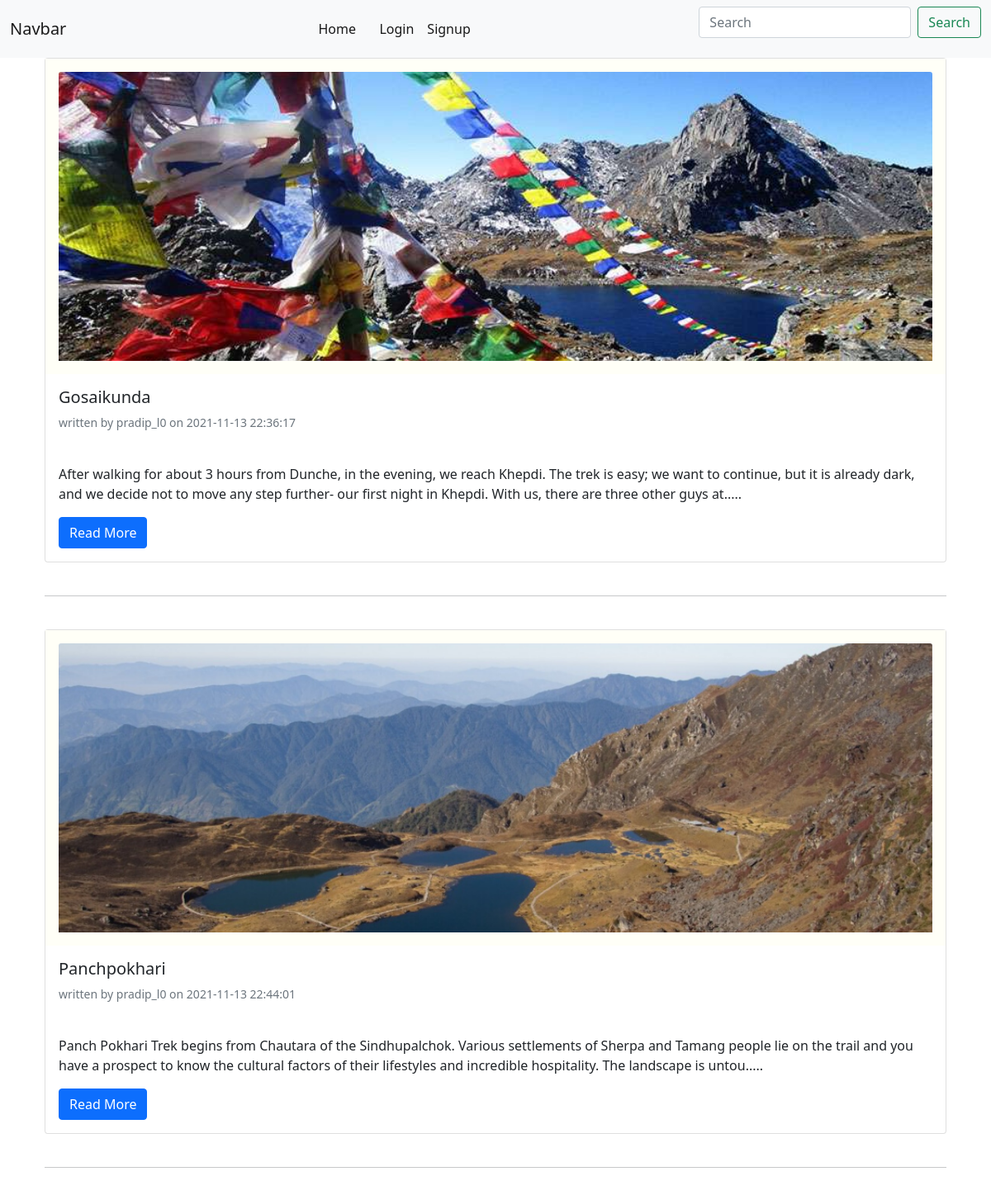
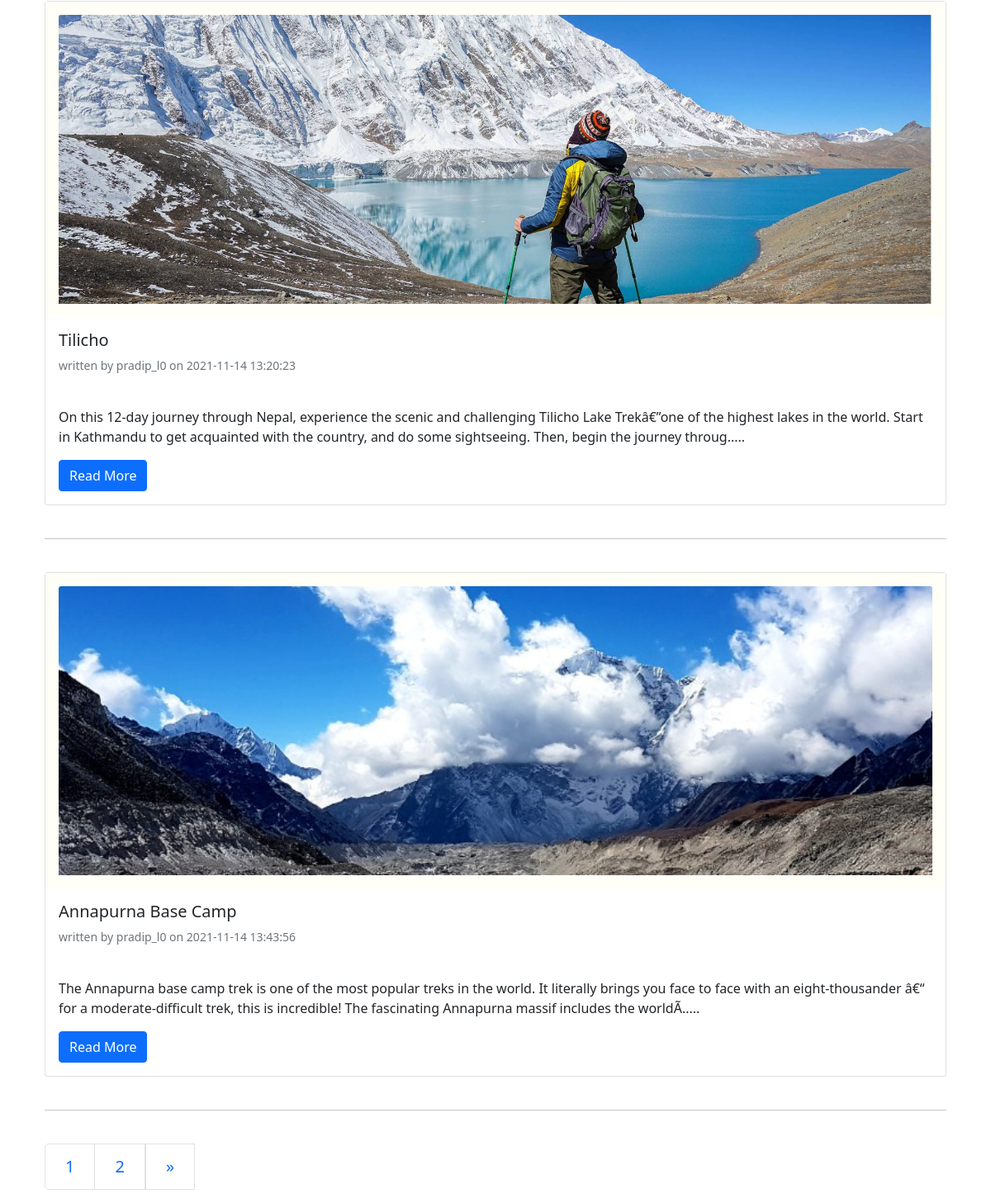
The page / on the database its author committed (2 pictures, top to bottom).
### tables this page shows
CREATE TABLE `post` (
  `id` int(3) NOT NULL,
  `dateandtime` varchar(25) NOT NULL,
  `title` varchar(200) NOT NULL,
  `category` varchar(50) NOT NULL,
  `author` varchar(50) NOT NULL,
  `image` varchar(100) NOT NULL,
  `post` varchar(1000) NOT NULL,
  `username` varchar(50) NOT NULL,
  `f_admin` int(5) NOT NULL,
  `likes` int(5) NOT NULL
);

### function.php (called while the page is built, shortened)
<?php require_once ('include/db.php'); ?>
<?php
function total_post()
{
	global $conn;
	$sql="SELECT COUNT(*) from post";
	$result=$conn->query($sql);
	$res=$result->fetch();
	$total=array_shift($res);
	return $total;
}
 ?>

### blog.php (the view, shortened to what this page needs)
<?php require_once('include/db.php') ?>
<html>
<head>
</head>
<link rel="stylesheet" type="text/css" href="css/bootstrap.min.css">
<link rel="stylesheet" type="text/css" href="css/style.css">
<body>
	<div class="container">
		<?php
    $i=total_post();
    if(!isset($_GET['page']))
    {
      $p=1;
    }
    else{
      $p=$_GET['page'];
    }
    $page=$i/4;
    $page=ceil($page);
    $in_page=($p*4)-4;
		$sql="SELECT * FROM post limit $in_page, 4";
		$result=$conn->query($sql);
		foreach($result as $res)
		{
			$id=$res['id'];
			$title=$res['title'];
			$post=$res['post'];
			$date=$res['dateandtime'];
			$photo=$res['image'];
      $name=$res['username'];
		?>
			<div class="card">
        <div class="imgbox">
  					<img class="card-img-top card-image" src="image/<?php echo $photo ?>"   alt="Card image cap">
            </div>
  				<div class="card-body">
  					<h5 class="card-title"><?php echo $title ?></h5>
            <div class="row">
              <div class="col-sm-6">
                <p class="card-text"><small class="text-muted">written by <?php echo $name;?> on <?php echo $date; ?></small></p><br>
              </div>
  					</div>
    				<p class="card-text">
            <?php
    				if(strlen($post)>300)
    				{
    					$post=substr($post, 0, 250);
    				}
    				echo $post.'.....' ;
    				?></p>
    				<?php
    				if(isset($_SESSION['id']))
    				{
    				?>
    				  <a href="userpage.php?pagename=fullpost&id=<?php echo $id ?>"><button type="button" class="btn btn-primary">Read More</button></a>
    				<?php
    				}
    				else{
    					?>
    				<a href="index.php?pagename=fullpost&id=<?php echo $id ?>"><button type="button" class="btn btn-primary">Read More</button></a>
    				<?php } ?>
  				</div>
			</div>
	<br><hr><br>
	<?php } ?>
        <nav aria-label="...">
          <ul class="pagination pagination-lg">
            <?php
      for($j=1; $j<=$page;$j++)
      {
        ?>
              <li class="page-item">
                <a class="page-link" href="index.php?page=<?php echo $j ?>"><?php echo $j ?></a>
              </li>
              <?php } ?>
              <?php
              if($p<$page)
              {
               ?>
              <a class="page-link" href="index.php?page=<?php echo $p+1; ?>">&raquo</a>
              <?php } ?>
          </ul>
        </nav>
</div>
</body>
</html>

### index.php (shortened to what this page needs)
<?php require_once('include/db.php'); ?>
<?php require_once('function.php'); ?>
<html>
<head>
</head>
<link rel="stylesheet" type="text/css" href="css/bootstrap.min.css">
<link rel="stylesheet" type="text/css" href="css/all.css">
<body>
  <nav class="navbar navbar-expand-lg position-relative navbar-light bg-light">
    <div class="container-fluid">
      <a class="navbar-brand" href="#">Navbar</a>
      <div class="collapse navbar-collapse" id="navbarTogglerDemo02">
        <ul class="navbar-nav ms-auto mb-2 mb-lg-0">
          <li class="nav-item">
            <a class="nav-link active" aria-current="page" href="index.php?pagename=blog"><i class="fas fa-times"></i>Home</a>
          </li>
          <li class="nav-item">
            <a class="nav-link active" aria-current="page" href="index.php?pagename=login"><i class="fas fa-camera"></i>Login</a>
          </li>
          <li class="nav-item">
            <a class="nav-link active" aria-current="page" href="index.php?pagename=addadmin">Signup</a>
          </li>
        </ul>
        <form class="d-flex ms-auto" action="index.php" method="POST">
          <input class="form-control me-2" name="search" type="search" placeholder="Search" aria-label="Search">
          <button class="btn btn-outline-success" type="submit" name='submits'>Search</button>
        </form>
      </div>
    </div>
  </nav>
  <div class="container">
  	<?php
    if(isset($_POST['submits']))
    {
      $name=$_POST['search'];
      if(empty($_POST['search']))
      {
        $_SESSION['errormessage']="Empty field";
        redirect('index.php');
      }
      $result=search($name);
      foreach($result as $res)
      {
        $id=$res['id'];
        $title=$res['title'];
        $post=$res['post'];
        $date=$res['dateandtime'];
        $photo=$res['image'];
        $name=$res['username'];
    ?>
  <?php echo error(); ?>
    <div class="card">
      <img class="card-img-top" src="image/<?php echo $photo ?>"  style="height:200px; width:100%" alt="Card image cap">
      <div class="card-body">
        <div class="row">
            <h5 class="card-title"><?php echo $title ?></h5>
            <p class="card-text"><small class="text-muted">written by <i><?php echo $name;?></i>  on <i><?php echo $date; ?></i></small></p><br>
        </div>
        <p class="card-text">
          <?php
          if(strlen($post)>300)
          {
            $post=substr($post, 0, 250);
          }
          echo $post.'.....' ;
          ?></p>
          <a href="fullpost.php?id=<?php echo $id ?>"><button type="button" class="btn btn-primary">Read More</button></a>
      </div>
    </div>
    <?php
    }
    }
    else
    {
      include('blog.php');
    }
    ?>
</div>
</body>
</html>

### css/all.css (style rules this page uses)
.fa, .fas, .far, .fal, .fad, .fab { -moz-osx-font-smoothing: grayscale; -webkit-font-smoothing: antialiased; display: inline-block; font-style: normal; font-variant: normal; text-rendering: auto; line-height: 1; }
.fa-camera:before { content: "\f030"; }
.fa-times:before { content: "\f00d"; }
.fa, .fas { font-family: 'Font Awesome 5 Free'; font-weight: 900; }

### css/style.css (style rules this page uses)
.imgbox { background:#fffff7; width:100%; padding:1rem; }
.card-image { width:100%; height:350px; object-fit:cover; object-position:center center; }

### rows shown on the page
post: image (picture), title "Gosaikunda", username "pradip_l0", dateandtime "2021-11-13 22:36:17", post "After walking for about 3 hours from Dunche, in the evening, we reach Khepdi. The trek is easy; we want to continue, but it is already dark, and we decide not to move any step further- our first night in Khepdi. With us, there are three other guys at"
post: image (picture), title "Panchpokhari", username "pradip_l0", dateandtime "2021-11-13 22:44:01", post "Panch Pokhari Trek begins from Chautara of the Sindhupalchok. Various settlements of Sherpa and Tamang people lie on the trail and you have a prospect to know the cultural factors of their lifestyles and incredible hospitality. The landscape is untou"
post: image (picture), title "Tilicho", username "pradip_l0", dateandtime "2021-11-14 13:20:23", post "On this 12-day journey through Nepal, experience the scenic and challenging Tilicho Lake Trekâ€”one of the highest lakes in the world. Start in Kathmandu to get acquainted with the country, and do some sightseeing. Then, begin the journey throug"
post: image (picture), title "Annapurna Base Camp", username "pradip_l0", dateandtime "2021-11-14 13:43:56", post "The Annapurna base camp trek is one of the most popular treks in the world. It literally brings you face to face with an eight-thousander â€“ for a moderate-difficult trek, this is incredible! The fascinating Annapurna massif includes the worldÃ"
